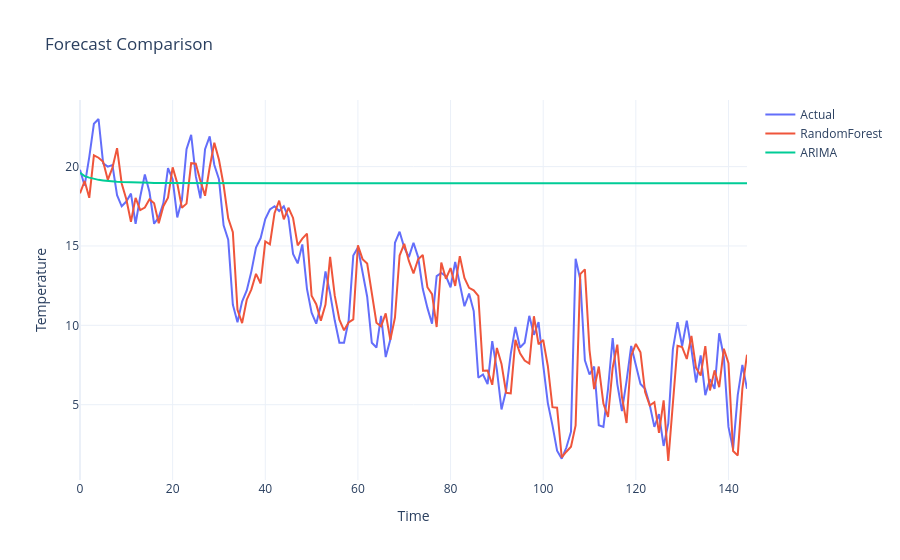

The cell this chart's notebook holds for it:
### Markdown cell above
RandomForest сильно лучше. Причём разница огромная.

Почему ARIMA проиграла

Это очень важное понимание для forecasting.

Причина 1

ARIMA использует только: сам временной ряд
А RandomForest использовал дополнительные признаки
lag_1
lag_2
lag_7
rolling_mean_7
precipitation
wind
То есть RF видел больше информации

Причина 2
Weather — сложный нелинейный процесс
ARIMA хорошо работает, когда:
ряд относительно линейный и стационарный
Но погода:
❌ нелинейна
❌ шумная
❌ имеет complex seasonality
❌ имеет резкие скачки

Tree ensembles часто лучше для такого
Потому что они умеют:
✅ nonlinear patterns
✅ feature interactions
✅ thresholds
✅ complex dependencies

Причина 3
Мы использовали обычную ARIMA
А weather имеет:seasonality
Поэтому SARIMA вероятно была бы лучше

### Code cell
fig = go.Figure()

fig.add_trace(
    go.Scatter(
        y=test.values,
        mode="lines",
        name="Actual",
    )
)

fig.add_trace(
    go.Scatter(
        y=predictions,
        mode="lines",
        name="RandomForest",
    )
)

fig.add_trace(
    go.Scatter(
        y=arima_predictions,
        mode="lines",
        name="ARIMA",
    )
)

fig.update_layout(
    title="Forecast Comparison",
    xaxis_title="Time",
    yaxis_title="Temperature",
    template="plotly_white",
)

fig.show()

### Figure 1 — Plotly figure (JSON) as saved in the notebook; plotly's stock layout.template omitted (floating-point values rounded to 4 significant figures; data arrays with more than 128 entries replaced by an {"elided": "..."} marker saying what was removed)
{"data": [{"mode": "lines", "name": "Actual", "type": "scatter", "y": {"elided": "145 float values"}}, {"mode": "lines", "name": "RandomForest", "type": "scatter", "y": {"elided": "145 float values"}}, {"mode": "lines", "name": "ARIMA", "type": "scatter", "y": {"elided": "145 float values"}}], "layout": {"title": {"text": "Forecast Comparison"}, "xaxis": {"title": {"text": "Time"}}, "yaxis": {"title": {"text": "Temperature"}}}}
